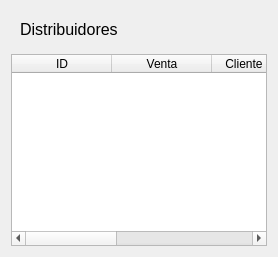
              <widget class="QWidget" name="tbProduct_3">
               <layout class="QVBoxLayout" name="verticalLayout_12">
                <item>
                 <widget class="QWidget" name="widget_15" native="true">
                  <layout class="QHBoxLayout" name="horizontalLayout_16">
                   <item>
                    <widget class="QLabel" name="label_9">
                     <property name="font">
                      <font>
                       <pointsize>12</pointsize>
                      </font>
                     </property>
                     <property name="text">
                      <string>Distribuidores</string>
                     </property>
                    </widget>
                   </item>
                  </layout>
                 </widget>
                </item>
                <item>
                 <widget class="QTableWidget" name="tableDistributor">
                  <property name="autoFillBackground">
                   <bool>false</bool>
                  </property>
                  <property name="alternatingRowColors">
                   <bool>false</bool>
                  </property>
                  <property name="selectionBehavior">
                   <enum>QAbstractItemView::SelectRows</enum>
                  </property>
                  <attribute name="horizontalHeaderShowSortIndicator" stdset="0">
                   <bool>false</bool>
                  </attribute>
                  <attribute name="horizontalHeaderStretchLastSection">
                   <bool>true</bool>
                  </attribute>
                  <column>
                   <property name="text">
                    <string>ID</string>
                   </property>
                  </column>
                  <column>
                   <property name="text">
                    <string>Venta</string>
                   </property>
                  </column>
                  <column>
                   <property name="text">
                    <string>Cliente desde</string>
                   </property>
                  </column>
                  <column>
                   <property name="text">
                    <string>Nombre</string>
                   </property>
                  </column>
                  <column>
                   <property name="text">
                    <string>Numero de Telefono</string>
                   </property>
                  </column>
                 </widget>
                </item>
               </layout>
              </widget>
